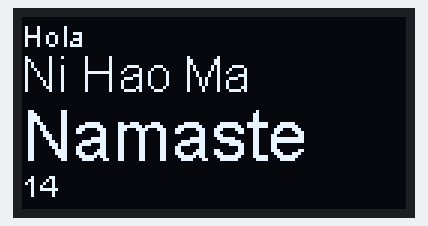
The sketch below on a simulated ESP32. Shown: 128×64 one-colour display. What the sketch prints to the serial monitor is not drawn.

Above: at 0.1 s.
At 4.1 s:
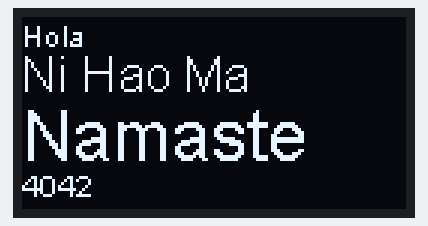
At 8.1 s:
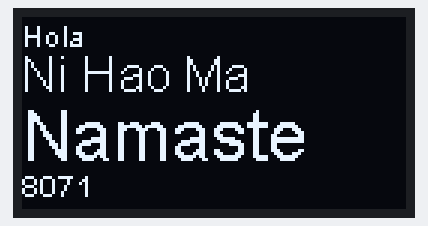
At 18.2 s:
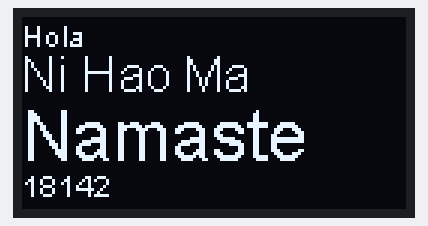
At 28.3 s:
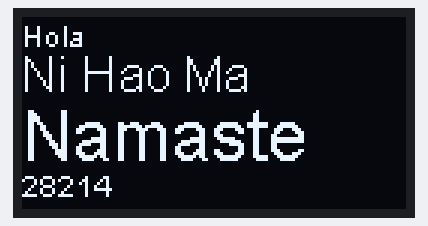
At 38.3 s:
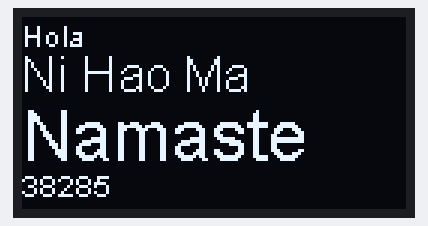

Measured:
- what the display in image 1 shows lasts 2.0 s, from 4.1 s to 6.1 s

The sketch:

display-esp32-t-beam.ino
```cpp
#include "src/oled/oled.h"

void setup() {
  Serial.begin(9600);
  initOLED();
}

void loop() {
  Serial.print("Updating display at ");
  Serial.print(millis());
  Serial.println("ms");

  displayOLED();
  delay(2000);
}
```

oled.cpp
```cpp
#include "SSD1306Wire.h"
#define I2C_SDA 21
#define I2C_SCL 22

SSD1306Wire display(0x3c, I2C_SDA, I2C_SCL);

void initOLED() {
  display.init();
  display.flipScreenVertically();
  display.setFont(ArialMT_Plain_10);
}

void displayOLED() {
  display.clear();

  display.setTextAlignment(TEXT_ALIGN_LEFT);
  display.setFont(ArialMT_Plain_10);
  display.drawString(0, 0, "Hola");
  display.setFont(ArialMT_Plain_16);
  display.drawString(0, 10, "Ni Hao Ma");
  display.setFont(ArialMT_Plain_24);
  display.drawString(0, 26, "Namaste");

  display.setFont(ArialMT_Plain_10);
  display.drawString(0, 50, String(millis()));

  display.display();
}
```

oled.h
```cpp
#include "Arduino.h"

void initOLED();
void displayOLED();
```
